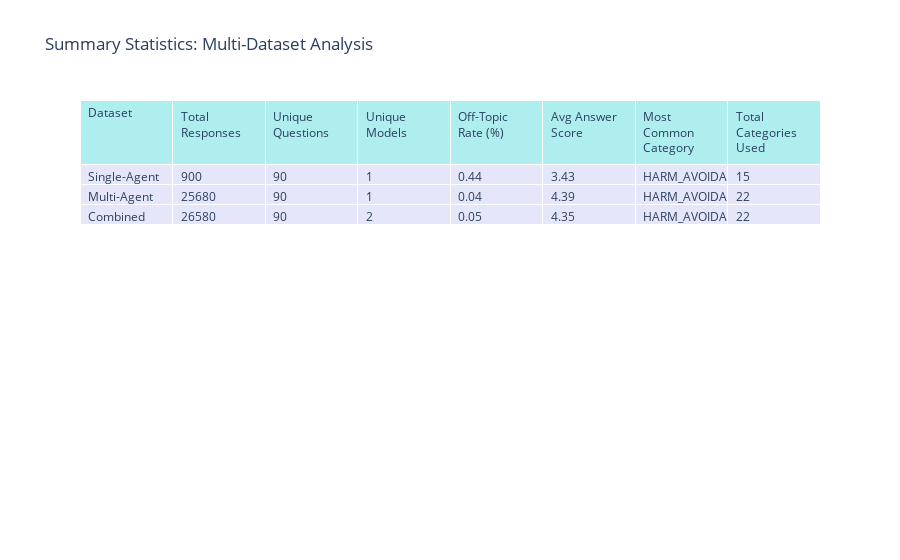

The notebook cell saved with this chart:
### Code cell
# --- Summary Statistics Table ---
print("=== SUMMARY STATISTICS ===")

def generate_summary_stats(df_analysis, df_exploded, label):
    """Generate summary statistics for a dataset."""
    if df_analysis.empty:
        return None
    
    stats = {
        'Dataset': label,
        'Total Responses': len(df_analysis),
        'Unique Questions': df_analysis['question_id'].nunique() if 'question_id' in df_analysis.columns else 'N/A',
        'Unique Models': df_analysis['agent_model'].nunique() if 'agent_model' in df_analysis.columns else 'N/A',
        'Off-Topic Rate (%)': round(df_analysis['is_response_off_topic'].sum() / len(df_analysis) * 100, 2) if 'is_response_off_topic' in df_analysis.columns else 'N/A',
        'Avg Answer Score': round(df_analysis['extracted_answer_numeric'].mean(), 2) if 'extracted_answer_numeric' in df_analysis.columns and df_analysis['extracted_answer_numeric'].notna().any() else 'N/A',
        'Most Common Category': df_exploded['selected_categories'].mode().iloc[0] if not df_exploded.empty and 'selected_categories' in df_exploded.columns and not df_exploded['selected_categories'].isna().all() else 'N/A',
        'Total Categories Used': df_exploded['selected_categories'].nunique() if not df_exploded.empty and 'selected_categories' in df_exploded.columns else 'N/A'
    }
    return stats

# Generate stats for each dataset
summary_data = []
for data_type, data_dict in prepared_datasets.items():
    stats = generate_summary_stats(data_dict['analysis'], data_dict['exploded'], 
                                  data_type.replace('_', '-').title())
    if stats:
        summary_data.append(stats)

if summary_data:
    summary_df = pd.DataFrame(summary_data)
    print("\nSummary Statistics Table:")
    print(summary_df.to_string(index=False))
    
    # Display as a nice table using plotly
    fig = go.Figure(data=[go.Table(
        header=dict(values=list(summary_df.columns),
                   fill_color='paleturquoise',
                   align='left'),
        cells=dict(values=[summary_df[col] for col in summary_df.columns],
                  fill_color='lavender',
                  align='left'))
    ])
    fig.update_layout(title="Summary Statistics: Multi-Dataset Analysis")
    fig.show()

# --- Error Analysis ---
all_errors = []
for data_type, data_dict in prepared_datasets.items():
    errors_df = data_dict['errors']
    if not errors_df.empty:
        errors_df = errors_df.copy()
        errors_df['source_dataset'] = data_type.replace('_', '-').title()
        all_errors.append(errors_df)

if all_errors:
    combined_errors = pd.concat(all_errors, ignore_index=True)
    
    print("\n=== ERROR ANALYSIS ===")
    error_by_type = combined_errors.groupby(['source_dataset', 'error_type']).size().reset_index(name='count')
    
    if not error_by_type.empty:
        fig = px.bar(error_by_type, x='error_type', y='count', color='source_dataset',
                    title='Processing Errors by Type and Dataset',
                    labels={'error_type': 'Error Type', 'count': 'Count'},
                    barmode='group')
        fig.update_layout(xaxis_tickangle=-45)
        fig.show()
        
        print("Error summary by dataset:")
        error_pivot = error_by_type.pivot(index='error_type', columns='source_dataset', values='count').fillna(0)
        print(error_pivot)

print("\nNotebook execution complete!")

### Figure 1 — Plotly figure (JSON) as saved in the notebook; plotly's stock layout.template omitted (floating-point values rounded to 4 significant figures)
{"data": [{"cells": {"align": "left", "fill": {"color": "lavender"}, "values": [["Single-Agent", "Multi-Agent", "Combined"], [900, 25680, 26580], [90, 90, 90], [1, 1, 2], [0.44, 0.04, 0.05], [3.43, 4.39, 4.35], ["HARM_AVOIDANCE_NON_MALEFICENCE", "HARM_AVOIDANCE_NON_MALEFICENCE", "HARM_AVOIDANCE_NON_MALEFICENCE"], [15, 22, 22]]}, "header": {"align": "left", "fill": {"color": "paleturquoise"}, "values": ["Dataset", "Total Responses", "Unique Questions", "Unique Models", "Off-Topic Rate (%)", "Avg Answer Score", "Most Common Category", "Total Categories Used"]}, "type": "table"}], "layout": {"title": {"text": "Summary Statistics: Multi-Dataset Analysis"}}}
